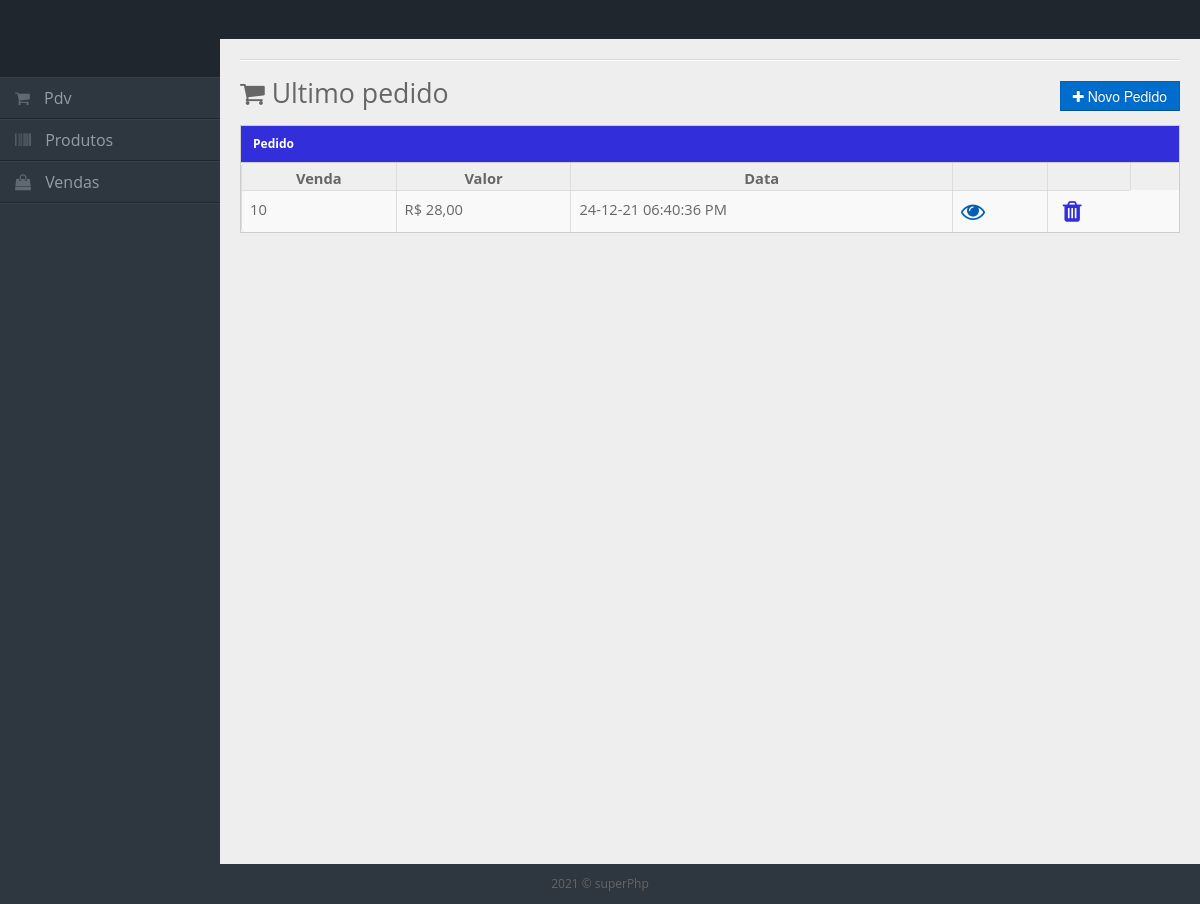
Page /Pages/pedido.php on the committed database.
### tables this page shows
CREATE TABLE `tb_vendas` (
  `vendaId` int(11) NOT NULL,
  `vendaValor` varchar(20) DEFAULT NULL,
  `vendaImposto` varchar(20) NOT NULL,
  `vendaData` varchar(20) DEFAULT NULL
);

### Pages/pedido.php (the view, shortened to what this page needs)
<?php
include_once '../Config/conection.php';
$sql = $conectar->query("SELECT * FROM tb_vendas ORDER BY vendaId DESC LIMIT 1");
$listVenda = $sql->fetch(PDO:: FETCH_OBJ);
?>
<!DOCTYPE html>
<html lang="pt-br">
<head>
<link rel="stylesheet" href="../Componets/css/bootstrap.min.css" />
<link rel="stylesheet" href="../Componets/css/bootstrap-responsive.min.css" />
<link rel="stylesheet" href="../Componets/css/uniform.css" />
<link rel="stylesheet" href="../Componets/css/select2.css" />
<link rel="stylesheet" href="../Componets/css/matrix-style.css" />
<link rel="stylesheet" href="../Componets/css/matrix-media.css" />
<link href="../Componets/font-awesome/css/font-awesome.css" rel="stylesheet" />
<link href="../Componets/css/font-awesome.min.css" rel="stylesheet" type="text/css">
<link rel="stylesheet" type="text/css" href="../Componets/style.css">
</head>
<body>
<div id="header">
  <h1><a href="">superPhp - Pedido</a></h1>
</div>
<div id="sidebar">
  <ul>
    <li><a  id="link-left" href="pdv.php"><i class="fa fa-shopping-cart"></i> <span>Pdv</span></a> </li>
    <li><a id="link-left" href="produto.php"><i class="fa fa-barcode"></i> <span>Produtos</span></a> </li>
    <li><a id="link-left" href="vendas.php"><i class="fa fa-shopping-bag"></i> <span>Vendas</span></a> </li>
  </ul>
</div>
<div id="content">
  <div class="container-fluid">
    <hr>
    <small id="nome-page"><i class="fa fa-shopping-cart"></i> Ultimo pedido</small>
    <div class="pull-right">
    <a href="pdv.php">
    <button class="btn btn-primary"><i class="fa fa-plus"></i> Novo Pedido</button></a>
     </div>
      <div class="row-fluid">
        <div class="widget-box">
          <div class="widget-title">
            <h5 style="color: #ffffff;">Pedido</h5>
          </div>
          <div class="widget-content nopadding">
           <table class="table table-bordered">
              <thead>
                <tr>
                  <th id="infor-item">Venda  </th>
                  <th id="infor-item">Valor  </th>
                  <th id="infor-item">Data  </th>
                  <th></th>
                  <th></th>
                  <th></th>
                </tr>
              </thead>
              <tbody>
                <tr class="gradeX" id="dados-venda">
                  <td><?= $listVenda->vendaId;?></td>
                  <td>R$ <?= number_format($listVenda->vendaValor, 2, ',', '.');?></td>
                  <td><?= $listVenda->vendaData;?></td>
                    <td>
                    <a href="detalheVenda.php?vendaId=<?= $listVenda->vendaId;?>">
                    <i id="icon-venda-del" class="fa fa-eye"></i></a>
                    </td>
                    <td>
                    <a href="#myAlert<?= $listVenda->vendaId;?>" data-toggle="modal">
                    <i id="icon-venda-ex" class="fa fa-trash"></i></a>
                  </td>
                </tr>
              </tbody>
            </table>
          </div>
        </div>
      </div>
    </div>
  </div>
<div class="row-fluid">
  <div id="footer" class="span12"> 2021 &copy; superPhp</div>
</div>
</body>
</html>

### Componets/css/matrix-style.css (style rules this page uses)
* { outline:none !important; -moz-outline: none !important; }
html, body { height:100% }
body { overflow-x: hidden; margin-top: -10px; font-family: 'Open Sans', sans-serif; font-size:12px; color:#666; }
a { color:#666; }
select, textarea, input[type="text"], input[type="password"], input[type="datetime"], input[type="datetime-local"], input[type="date"], input[type="month"], input[type="time"], input[type="week"], input[type="number"], input[type="email"], input[type="url"], input[type="search"], input[type="tel"], input[type="color"], .uneditable-input, .label, .dropdown-menu, .btn, .well, .progress, .table-bordered, .btn-group > .btn:first-child, .btn-group > .btn:last-child, .btn-group > .btn:last-child, .btn-group > .dropdown-toggle, .alert { border-radius:0px; }
.btn, textarea, input[type="text"], input[type="password"], input[type="datetime"], input[type="datetime-local"], input[type="date"], input[type="month"], input[type="time"], input[type="week"], input[type="number"], input[type="email"], input[type="url"], input[type="search"], input[type="tel"], input[type="color"], .uneditable-input { box-shadow:none; }
.progress, .progress-success .bar, .progress .bar-success, .progress-warning .bar, .progress .bar-warning, .progress-danger .bar, .progress .bar-danger, .progress-info .bar, .progress .bar-info, .btn, .btn-primary { background-image:none; }
#footer { padding:10px; text-align:center; }
hr { border-top-color:#dadada; }
#header { height: 77px; position: relative; width: 100%; z-index: -9; }
#header h1 { background: url("../img/logo.png") no-repeat scroll 0 0 transparent; height: 31px; left: 20px; line-height: 600px; overflow: hidden; position: relative; top: 26px; width: 191px; }
#header h1 a { display: block; }
#user-nav > ul > li > a > i, #sidebar li a i { opacity: .5; margin-top: 2px; }
#sidebar { display: block; float: left; position: relative; width: 220px; z-index: 16; }
#sidebar > ul { list-style: none; margin: 0px 0 0; padding: 0; position: absolute; width: 220px; }
#sidebar > ul > li { display: block; position: relative; }
#sidebar > ul > li > a { padding: 10px 0 10px 15px; display: block; color: #939da8; }
#sidebar > ul > li > a > i { margin-right: 10px; }
#content { background: none repeat scroll 0 0 #eeeeee; margin-left: 220px; margin-right: 0; padding-bottom: 25px; position: relative; min-height:100%; width: auto; }
.stat-boxes .peity_bar_good, .stat-boxes .peity_line_good, { color: #459D1C; }
.widget-box { background: none repeat scroll 0 0 #F9F9F9; border-left: 1px solid #CDCDCD; border-top: 1px solid #CDCDCD; border-right: 1px solid #CDCDCD; clear: both; margin-top: 16px; margin-bottom: 16px; position: relative; }
.widget-title, .modal-header, .table th, div.dataTables_wrapper .ui-widget-header { background:#efefef; border-bottom: 1px solid #CDCDCD; height: 36px; }
.widget-title h5 { color: #666; float: left; font-size: 12px; font-weight: bold; padding: 12px; line-height: 12px; margin: 0; }
.widget-content { padding:15px; border-bottom: 1px solid #cdcdcd; }
.table th { height: auto; font-size: 10px; padding: 5px 10px 2px; border-bottom: 0; text-align: center; color: #666666; }
.nopadding { padding: 0 !important; }
.nopadding .table { margin-bottom: 0; }
.nopadding .table-bordered { border: 0; }

### Componets/css/matrix-media.css (style rules this page uses)
body { background:#2E363F; }
#header { background-color: #1f262d; margin-top:10px; }
#sidebar > ul { border-bottom: 1px solid #37414b }
#sidebar > ul > li { border-top: 1px solid #37414b; border-bottom: 1px solid #1f262d; }

### Componets/style.css (style rules this page uses)
#link-left { font-size: 12pt; }
.widget-title { background-color: #312eda; }
#infor-item { font-size: 11pt; }
#nome-page { font-size: 20pt; }
#icon-venda-del { font-size: 18pt; color: #045FB4; }
#icon-venda-ex { font-size: 18pt; margin-left: 10%; color: #312eda; }
#dados-venda { font-size: 11pt; }

### rows in the picture
tb_vendas: vendaId "10", vendaValor "28,00", vendaData "24-12-21 06:40:36 PM"
